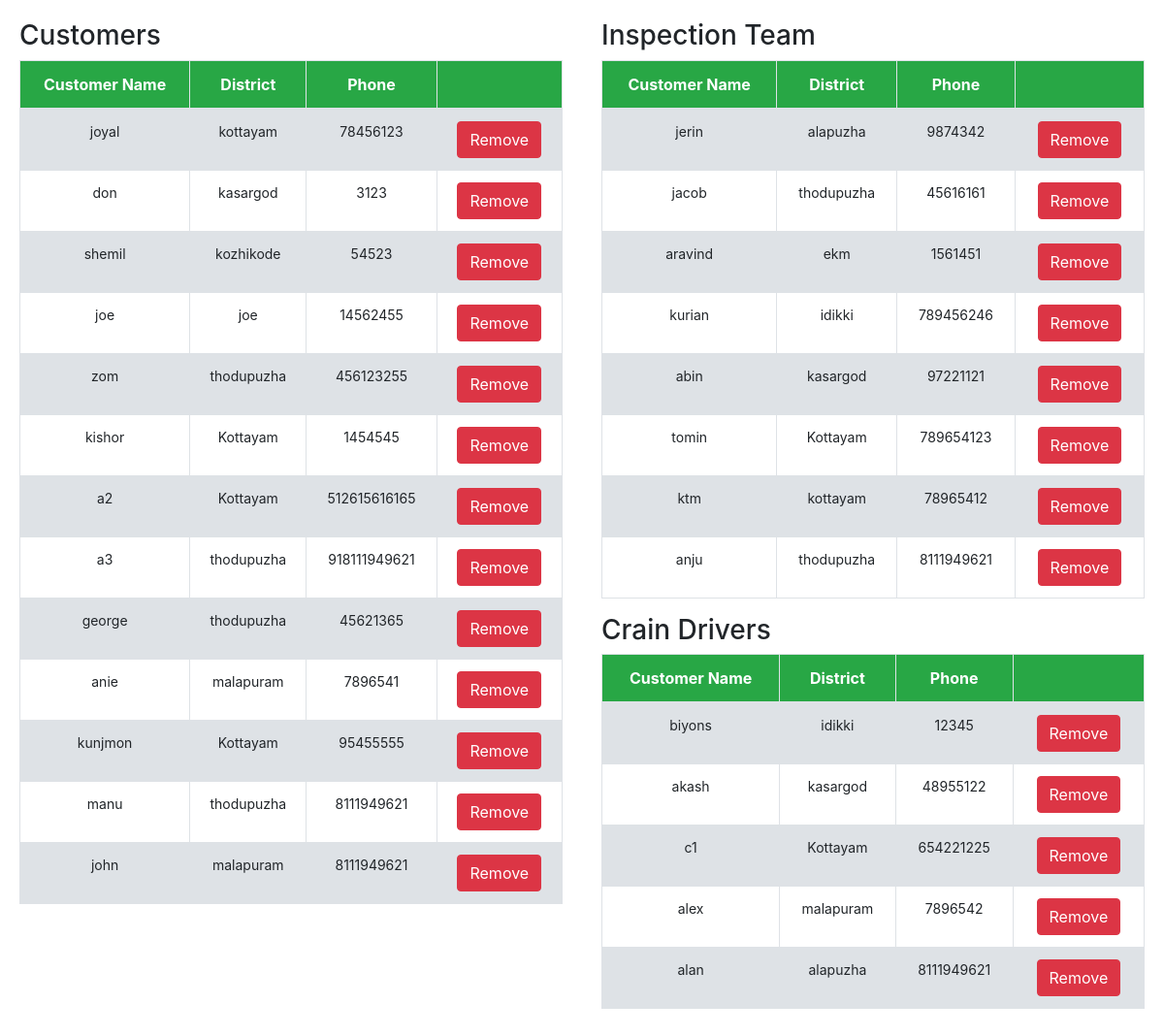
The page /manager_admin_viewpage on the database its author committed.
### home/models.py (models this page shows)
class NewUser(AbstractUser):
    phone= models.IntegerField(null=True)
    address = models.CharField(max_length=255)
    type = models.CharField(max_length=255)
    district = models.CharField(max_length=255)

### home/views.py (the view)
# urls.py: path("manager_admin_viewpage",views.manager_admin_viewpage,name='manager_admin_viewpage'),
def manager_admin_viewpage(request):
    c_user=NewUser.objects.filter(type="customer")
    i_user=NewUser.objects.filter(type="inspection_team")
    crain=NewUser.objects.filter(type="crain")
    context = {'c_user': c_user,'i_user': i_user,"crain":crain}
    alluser=NewUser.objects.all()
    userid=request.POST.get("user_id")
    print(userid)
    if request.method == 'POST':
        temp = NewUser.objects.get(id=userid)
        NewUser.objects.filter(id=userid).delete()
        temp.delete()
        return render(request,'manager_admin_viewpage.html', context)
    return render(request,'manager_admin_viewpage.html',context )

### templates/manager_admin_viewpage.html (shortened to what this page needs)
<!DOCTYPE html>
<html lang="en">
<head>
    <link rel="stylesheet" href="https://stackpath.bootstrapcdn.com/bootstrap/4.3.1/css/bootstrap.min.css"
>
</head>
<body>
    <div class="table-wrapper">
        <h3>Customers</h3>
        <table class="table table-striped table-bordered table-hover">
            <thead>
                <tr>
                  <th style="background-color: #28a745; border-color: #dee2e6;">Customer Name</th>
                  <th style="background-color: #28a745; border-color: #dee2e6;">District</th>
                  <th style="background-color: #28a745; border-color: #dee2e6;">Phone</th>
                  <th style="background-color: #28a745; border-color: #dee2e6;"></th>
                </tr>
            </thead>
            <tbody>
                {% for customer in c_user %}
                  <tr>
                    <td>{{ customer.username }}</td>
                    <td>{{ customer.district }}</td>
                    <td>{{ customer.phone }}</td>
                    <td>
                        <form action="manager_admin_viewpage" method="post">
                          <button type="submit" class="btn btn-danger">Remove</button>
                        </form>
                      </td>
                  </tr>
                {% endfor %}
            </tbody>
        </table>
    </div>
    <div class="table-wrapper">
      <h3>Inspection Team</h3>
      <table class="table table-striped table-bordered table-hover">
          <thead>
              <tr>
                <th style="background-color: #28a745; border-color: #dee2e6;">Customer Name</th>
                <th style="background-color: #28a745; border-color: #dee2e6;">District</th>
                <th style="background-color: #28a745; border-color: #dee2e6;">Phone</th>
                <th style="background-color: #28a745; border-color: #dee2e6;"></th>
              </tr>
          </thead>
          <tbody>
              {% for inspection_team in i_user %}
                <tr>
                  <td>{{ inspection_team.username }}</td>
                  <td>{{ inspection_team.district }}</td>
                  <td>{{ inspection_team.phone }}</td>
                  <td>
                    <form action="manager_admin_viewpage" method="post">
                      <button type="submit" class="btn btn-danger">Remove</button>
                    </form>
                  </td>
                </tr>
              {% endfor %}
          </tbody>
      </table>
      <h3>Crain Drivers</h3>
      <table class="table table-striped table-bordered table-hover">
          <thead>
              <tr>
                <th style="background-color: #28a745; border-color: #dee2e6;">Customer Name</th>
                <th style="background-color: #28a745; border-color: #dee2e6;">District</th>
                <th style="background-color: #28a745; border-color: #dee2e6;">Phone</th>
                <th style="background-color: #28a745; border-color: #dee2e6;"></th>
              </tr>
          </thead>
          <tbody>
              {% for inspection_team in crain %}
                <tr>
                  <td>{{ inspection_team.username }}</td>
                  <td>{{ inspection_team.district }}</td>
                  <td>{{ inspection_team.phone }}</td>
                  <td>
                    <form action="manager_admin_viewpage" method="post">
                      <button type="submit" class="btn btn-danger">Remove</button>
                    </form>
                  </td>
                </tr>
              {% endfor %}
          </tbody>
      </table>
  </div>
</body>
</html>

### templates/manager_admin_viewpage.html (style rules this page uses)
table th { background-color: #007bff; color: white; text-align: center; font-weight: bold; font-size: 16px; border-color: #dee2e6; }
table td { text-align: center; font-size: 14px; border-color: #dee2e6; }
table tbody tr:nth-of-type(odd) { background-color: #f8f9fa; }
table td, table th { padding: 8px; }
table { width: 100%; }
.table-wrapper { margin: 20px; }
.table-wrapper { width: calc(50% - 40px); float: left; }
.table-striped tbody tr:nth-of-type(odd) { background-color: #dee2e6; }

### rows shown on the page
NewUser: username "joyal", district "kottayam", phone "78456123"
NewUser: username "don", district "kasargod", phone "3123"
NewUser: username "shemil", district "kozhikode", phone "54523"
NewUser: username "joe", district "joe", phone "14562455"
NewUser: username "zom", district "thodupuzha", phone "456123255"
NewUser: username "kishor", district "Kottayam", phone "1454545"
NewUser: username "a2", district "Kottayam", phone "512615616165"
NewUser: username "a3", district "thodupuzha", phone "918111949621"
NewUser: username "george", district "thodupuzha", phone "45621365"
NewUser: username "anie", district "malapuram", phone "7896541"
NewUser: username "kunjmon", district "Kottayam", phone "95455555"
NewUser: username "manu", district "thodupuzha", phone "8111949621"
NewUser: username "john", district "malapuram", phone "8111949621"
NewUser: username "jerin", district "alapuzha", phone "9874342"
NewUser: username "jacob", district "thodupuzha", phone "45616161"
NewUser: username "aravind", district "ekm", phone "1561451"
NewUser: username "kurian", district "idikki", phone "789456246"
NewUser: username "abin", district "kasargod", phone "97221121"
NewUser: username "tomin", district "Kottayam", phone "789654123"
NewUser: username "ktm", district "kottayam", phone "78965412"
NewUser: username "anju", district "thodupuzha", phone "8111949621"
NewUser: username "biyons", district "idikki", phone "12345"
NewUser: username "akash", district "kasargod", phone "48955122"
NewUser: username "c1", district "Kottayam", phone "654221225"
NewUser: username "alex", district "malapuram", phone "7896542"
NewUser: username "alan", district "alapuzha", phone "8111949621"
